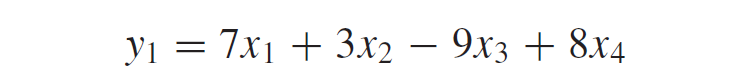
%> input picture 1.PNG, 740 x 69 px
$ octave ha.m   (GNU Octave 9; MATLAB toolbox functions it lacks are replaced by stand-ins)
%> lines starting %> are read from the running program, lines starting %| are printed output that depends on the picture; in (x1, y1, x2, y2) boxes, pixels count from 0 and x2, y2 are one past the last pixel; in counts of white or black regions, pixels touching at a corner belong together; the program's own positions count from 1
### rough_cut.m
function [result, coordinate] = rough_cut(im, current_origin)

result = {};
coordinate = [];
n = size(im);
n = max(n);
for i = 1:n
    tempt1 = im{i};
    tempt2 = current_origin(i,:);

    sum_col = sum(tempt1, 1);
    sum_row = sum(tempt1, 2);

    indices_col = find(sum_col == size(tempt1,1));
    indices_row = find(sum_row == size(tempt1,2));

    if( isempty(indices_col) && isempty(indices_row) )
        result = [result, tempt1];
        coordinate = [coordinate; tempt2 tempt2(1)+size(tempt1, 1)-1 tempt2(2)+size(tempt1, 2)-1];

    elseif( ~isempty(indices_col) )
        [cut_vertical, origin_vertical] = cut_element_vertical(tempt1, tempt2);
        [tempt_result, tempt_coordinate] = rough_cut(cut_vertical, origin_vertical);
        result = [result, tempt_result];
        coordinate = [coordinate; tempt_coordinate];

    else
        [cut_horizontal, origin_horizontal] = cut_element_horizontal(tempt1, tempt2);
        [tempt_result, tempt_coordinate] = rough_cut(cut_horizontal, origin_horizontal);
        result = [result, tempt_result];
        coordinate = [coordinate; tempt_coordinate];
    end

end


### cut_element_vertical.m
function [result, result_origin_coordinate] = cut_element_vertical(im, origin_coordinate)

result = {};
result_origin_coordinate = [];
i=1;
while 1
    sum_col = sum(im,1);

    indices_col_1 = find(sum_col ~= size(im,1));

    if isempty(indices_col_1)
        break;
    end

    if size(indices_col_1,2) == size(im,2);
        result{i} = im;
        result_origin_coordinate = [result_origin_coordinate; origin_coordinate];
        break;
    end

    im = im(:,indices_col_1(1):size(im,2) );
    if i > 1
        origin_coordinate(2) = indices_col_1(1)+indices_col_2(1)+result_origin_coordinate(i-1,2)-2;
    else
        origin_coordinate(2) = indices_col_1(1) + origin_coordinate(2) -1 ;
    end

    sum_col = sum(im,1);

    indices_col_2 = find(sum_col == size(im,1));

    if isempty(indices_col_2)
        result{i} = im;
        result_origin_coordinate = [result_origin_coordinate; origin_coordinate];
        break;
    else
        result{i} = im(:,1:indices_col_2(1)-1);
        result_origin_coordinate = [result_origin_coordinate; origin_coordinate];
    end


    im = im(:,indices_col_2(1):size(im,2));
    origin_coordinate(2) = indices_col_2(1);

    i = i+1;
end


% [22 lines of commented-out code are left out]

### ha.m
clear
im = imread('1.PNG');
%> im is the input picture: size 69x740x3 uint8; mean R, G, B 247.1, 247, 247.1
im = im2bw(im,0.9);
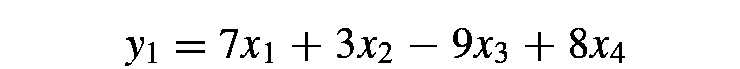
%> im: size 69x740 logical; 95% white; 19 black regions, largest, box (x1, y1, x2, y2) and area: (570, 28, 587, 58) 253, (453, 28, 472, 58) 238, (337, 28, 354, 58) 179

% [6 lines of commented-out code are left out]
image{1} = im;
[result, coordinate] = rough_cut(image, [1 1]);
%> in rough_cut, `n = size(im);`: n = [1 1]
%> in rough_cut, `n = max(n);`: n = 1
%> the loop in rough_cut, `for i = 1:n` made 1 pass
%> (tempt2, result) on pass 1: ([1 1], {})
%> after the loop in rough_cut, `for i = 1:n`: coordinate = 19 rows, first 8: [38 126 66 144; 43 149 63 157; 42 177 44 205; 51 177 53 205; 30 221 58 238; 38 241 58 260; 43 266 63 273; 33 293 61 321]; origin_vertical = 18 rows, first 12: [1 126; 1 149; 1 177; 1 221; 1 241; 1 266; 1 293; 1 338; 1 358; 1 379; 1 411; 1 454]; tempt_coordinate has the same summary as coordinate
%> result = 19 items

% [19 lines of commented-out code are left out]

$ run again, with 2.PNG copied over 1.PNG
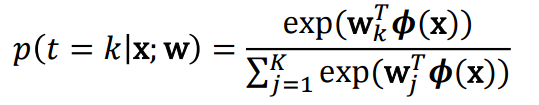
%> input picture 2.PNG, 539 x 105 px
%> im is the input picture: size 105x539x3 uint8; mean R, G, B 232.2, 232.3, 232.2
%> `im = im2bw(im,0.9);`:
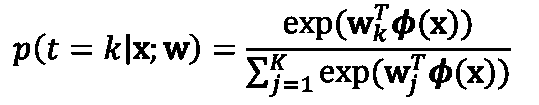
%> im: size 105x539 logical; 88.1% white; 46 black regions (2 under 20 px), largest, box (x1, y1, x2, y2) and area: (246, 48, 511, 51) 795, (392, 9, 415, 40) 345, (429, 58, 452, 89) 345
%> in rough_cut, `n = size(im);`: n = [1 1]
%> in rough_cut, `n = max(n);`: n = 1
%> the loop in rough_cut, `for i = 1:n` made 1 pass
%> (tempt2, indices_row, result) on pass 1: ([1 1], [1; 2; 3; 4; 98; 99; 100; 101; 102; 103; 104; 105], {})
%> after the loop in rough_cut, `for i = 1:n`: coordinate = 31 rows, first 8: [43 14 66 30; 34 36 65 46; 40 49 60 59; 46 72 47 92; 53 72 55 92; 36 105 60 121; 35 127 65 130; 43 134 64 156]; origin_vertical = [1 14; 1 36; 1 49; 1 72; 1 105; 1 127; 1 134; 1 164; 1 215; 1 247]; tempt_coordinate has the same summary as coordinate
%> `[result, coordinate] = rough_cut(image, [1 1]);`: result = 31 items

$ run again, with 4.png copied over 1.PNG
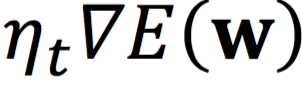
%> input picture 4.png, 302 x 86 px
%> im is the input picture: size 86x302x3 uint8; mean R, G, B 206.8, 206.7, 206.8
%> `im = im2bw(im,0.9);`:
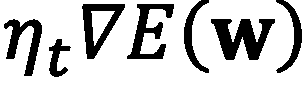
%> im: size 86x302 logical; 77.3% white; 7 black regions, largest, box (x1, y1, x2, y2) and area: (211, 19, 275, 60) 1441, (127, 4, 174, 59) 1039, (82, 4, 125, 59) 989
%> in rough_cut, `n = size(im);`: n = [1 1]
%> in rough_cut, `n = max(n);`: n = 1
%> the loop in rough_cut, `for i = 1:n` made 1 pass
%> (tempt2, indices_row, result) on pass 1: ([1 1], [78; 79; 80; 81; 82; 83; 84; 85; 86], {})
%> after the loop in rough_cut, `for i = 1:n`: coordinate = [20 5 76 42; 40 50 77 71; 5 83 59 125; 5 128 59 174; 1 185 73 209; 20 212 60 275; 1 277 73 302]; origin_vertical = [1 5; 1 50; 1 83; 1 128; 1 185; 1 212; 1 277]; tempt_coordinate has the same summary as coordinate
%> `[result, coordinate] = rough_cut(image, [1 1]);`: result = 7 items
